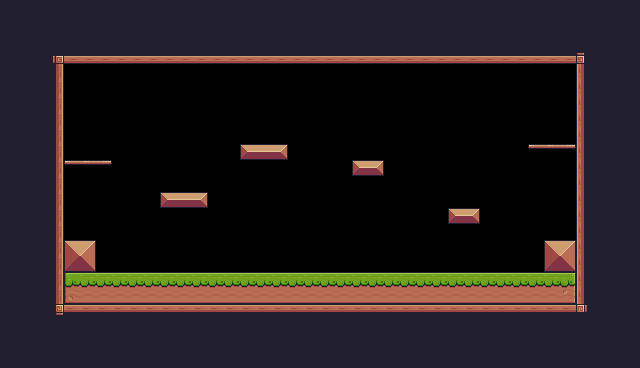

Below is a game level as drawn by its tile map, then a one-line description and the .tmx file that defines it, in full:
An orthogonal 40x23 tile map with 16x16 px tiles, 1 tile layer (Background) and 21 objects (5x Fruit, 2x Platform, Player, Saw, Checkpoint, ...).

<map version="1.10" tiledversion="1.10.2" orientation="orthogonal" renderorder="right-down" width="40" height="23" tilewidth="16" tileheight="16" infinite="0" nextlayerid="4" nextobjectid="39">
 <tileset firstgid="1" source="Pixel Adventure.tsx" />
 <layer id="1" name="Background" width="40" height="23">
  <properties>
   <property name="BackgroundColor" value="Gray" />
  </properties>
  <data encoding="csv">
24,24,24,24,24,24,24,24,24,24,24,24,24,24,24,24,24,24,24,24,24,24,24,24,24,24,24,24,24,24,24,24,24,24,24,24,24,24,24,24,
24,24,24,24,24,24,24,24,24,24,24,24,24,24,24,24,24,24,24,24,24,24,24,24,24,24,24,24,24,24,24,24,24,24,24,24,24,24,24,24,
24,24,24,24,24,24,24,24,24,24,24,24,24,24,24,24,24,24,24,24,24,24,24,24,24,24,24,24,24,24,24,24,24,24,24,24,24,24,24,24,
24,24,24,92,134,134,134,134,134,134,134,134,134,134,134,134,134,134,134,134,134,134,134,134,134,134,134,134,134,134,134,134,134,134,134,134,93,24,24,24,
24,24,24,113,0,0,0,0,0,0,0,0,0,0,0,0,0,0,0,0,0,0,0,0,0,0,0,0,0,0,0,0,0,0,0,0,111,24,24,24,
24,24,24,113,0,0,0,0,0,0,0,0,0,0,0,0,0,0,0,0,0,0,0,0,0,0,0,0,0,0,0,0,0,0,0,0,111,24,24,24,
24,24,24,113,0,0,0,0,0,0,0,0,0,0,0,0,0,0,0,0,0,0,0,0,0,0,0,0,0,0,0,0,0,0,0,0,111,24,24,24,
24,24,24,113,0,0,0,0,0,0,0,0,0,0,0,0,0,0,0,0,0,0,0,0,0,0,0,0,0,0,0,0,0,0,0,0,111,24,24,24,
24,24,24,113,0,0,0,0,0,0,0,0,0,0,0,0,0,0,0,0,0,0,0,0,0,0,0,0,0,0,0,0,0,0,0,0,111,24,24,24,
24,24,24,113,0,0,0,0,0,0,0,0,0,0,0,13,14,15,0,0,0,0,0,0,0,0,0,0,0,0,0,0,0,40,41,42,111,24,24,24,
24,24,24,113,40,41,42,0,0,0,0,0,0,0,0,0,0,0,0,0,0,0,13,15,0,0,0,0,0,0,0,0,0,0,0,0,111,24,24,24,
24,24,24,113,0,0,0,0,0,0,0,0,0,0,0,0,0,0,0,0,0,0,0,0,0,0,0,0,0,0,0,0,0,0,0,0,111,24,24,24,
24,24,24,113,0,0,0,0,0,0,13,14,15,0,0,0,0,0,0,0,0,0,0,0,0,0,0,0,0,0,0,0,0,0,0,0,111,24,24,24,
24,24,24,113,0,0,0,0,0,0,0,0,0,0,0,0,0,0,0,0,0,0,0,0,0,0,0,0,13,15,0,0,0,0,0,0,111,24,24,24,
24,24,24,113,0,0,0,0,0,0,0,0,0,0,0,0,0,0,0,0,0,0,0,0,0,0,0,0,0,0,0,0,0,0,0,0,111,24,24,24,
24,24,24,113,36,37,0,0,0,0,0,0,0,0,0,0,0,0,0,0,0,0,0,0,0,0,0,0,0,0,0,0,0,0,36,37,111,24,24,24,
24,24,24,113,58,59,0,0,0,0,0,0,0,0,0,0,0,0,0,0,0,0,0,0,0,0,0,0,0,0,0,0,0,0,58,59,111,24,24,24,
24,24,24,113,7,8,8,8,8,8,8,8,8,8,8,8,8,8,8,8,8,8,8,8,8,8,8,8,8,8,8,8,8,8,8,9,111,24,24,24,
24,24,24,113,51,52,52,52,52,52,52,52,52,52,52,52,52,52,52,52,52,52,52,52,52,52,52,52,52,52,52,52,52,52,52,53,111,24,24,24,
24,24,24,114,90,90,90,90,90,90,90,90,90,90,90,90,90,90,90,90,90,90,90,90,90,90,90,90,90,90,90,90,90,90,90,90,115,24,24,24,
24,24,24,24,24,24,24,24,24,24,24,24,24,24,24,24,24,24,24,24,24,24,24,24,24,24,24,24,24,24,24,24,24,24,24,24,24,24,24,24,
24,24,24,24,24,24,24,24,24,24,24,24,24,24,24,24,24,24,24,24,24,24,24,24,24,24,24,24,24,24,24,24,24,24,24,24,24,24,24,24,
24,24,24,24,24,24,24,24,24,24,24,24,24,24,24,24,24,24,24,24,24,24,24,24,24,24,24,24,24,24,24,24,24,24,24,24,24,24,24,24
</data>
 </layer>
 <objectgroup id="2" name="Spawnpoints">
  <object id="8" name="Player" type="Player" x="64" y="208" width="32" height="32" />
  <object id="29" name="Bananas" type="Fruit" x="128" y="80" width="32" height="32" />
  <object id="30" name="Cherries" type="Fruit" x="80" y="128" width="32" height="32" />
  <object id="32" name="Kiwi" type="Fruit" x="304" y="64" width="32" height="32" />
  <object id="33" name="Orange" type="Fruit" x="544" y="208" width="32" height="32" />
  <object id="35" name="Saw" type="Saw" x="400" y="144" width="32" height="32">
   <properties>
    <property name="isVertical" type="bool" value="true" />
    <property name="offNeg" type="float" value="4" />
    <property name="offPos" type="float" value="4" />
   </properties>
  </object>
  <object id="36" name="Apple" type="Fruit" x="304" y="208" width="32" height="32" />
  <object id="37" name="Checkpoint" type="Checkpoint" x="512" y="80" width="64" height="64" />
  <object id="38" name="Chicken" type="Chicken" x="384" y="240" width="32" height="32">
   <properties>
    <property name="offNeg" type="float" value="21" />
    <property name="offPos" type="float" value="9" />
   </properties>
  </object>
 </objectgroup>
 <objectgroup id="3" name="Collisions">
  <object id="12" x="48" y="48" width="16" height="272" />
  <object id="13" x="48" y="48" width="544" height="16" />
  <object id="14" x="576" y="48" width="16" height="272" />
  <object id="16" x="64" y="240" width="32" height="32" />
  <object id="17" x="64" y="272" width="512" height="48" />
  <object id="18" x="544" y="240" width="32" height="32" />
  <object id="20" type="Platform" x="528" y="144" width="48" height="16" />
  <object id="22" type="Platform" x="64" y="160" width="48" height="16" />
  <object id="24" x="160" y="192" width="48" height="16" />
  <object id="25" x="240" y="144" width="48" height="16" />
  <object id="26" x="352" y="160" width="32" height="16" />
  <object id="27" x="448" y="208" width="32" height="16" />
 </objectgroup>
</map>
